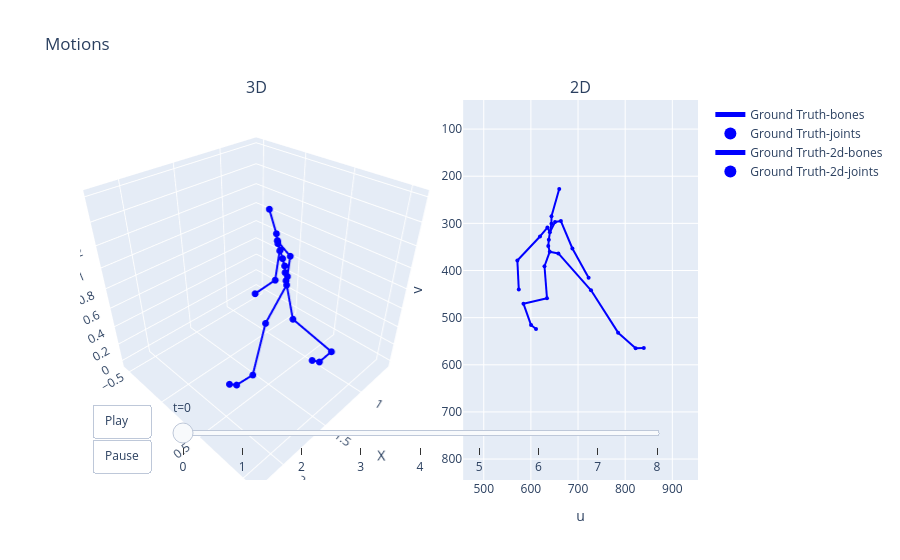

Source (notebook cell):
### Code cell
# data = th.load('/host/data2/mint/Motion_Dataset/SkelAg/frontview_bodyjoints_320p/dit_feats/0/0.pth', weights_only=False, map_location='cpu')
# data = th.load('/host/data2/mint/Motion_Dataset/SkelAg/frontview_bodyjoints_480p/dit_feats/0/0.pth', weights_only=False, map_location='cpu')
# data = th.load('/host/data2/mint/Motion_Dataset/SkelAg/frontview_bodyjoints_320p_45frames/dit_feats/0/0.pth', weights_only=False, map_location='cpu')
data = th.load('/host/data2/mint/Motion_Dataset/SkelAg/frontview_bodyjoints_320p_9frames/dit_feats/0/0.pth', weights_only=False, map_location='cpu')
dit_features = data[0]['dit_features']
grid_size = data[0]['grid_size']
patch_size = data[0]['patch_size']
dim = data[0]['dim']
out_dim = data[0]['out_dim']
tiled = data[0]['tiled']
tile_size = data[0]['tile_size']
tile_stride = data[0]['tile_stride']
z_dim = data[0]['z_dim']  # vae z_dim
motion_gt_2d = data[0]['joints_2d']
motion_gt_3d = data[0]['joints_3d']
bones = data[0]['bones']
joint_names = data[0]['joint_names']
edges = [[joint_names.index(b[0]), joint_names.index(b[1])] for b in bones]
print("dit_features:", dit_features.shape)
print("num frames:", data[0]['num_frames'])
print("joints_3d:", data[0]['joints_3d'].shape)
print("joints_2d:", data[0]['joints_2d'].shape)
print("patch_size:", patch_size)
print("dim:", dim)
print("out_dim:", out_dim)
print("z_dim:", z_dim)
print("tiled:", tiled)
print("tile_size:", tile_size)
print("tile_stride:", tile_stride)
print(data[0].keys())
print(dit_features.shape, grid_size)
print(dit_features[0:1].shape, grid_size[0], grid_size[1], grid_size[2])

from diffsynth.diffusion.vis import MultiSkeleton2D3DAnimator
anim = MultiSkeleton2D3DAnimator(fps=30, title="Motions", y_axis_down=True)
anim.add_sequence(motion_gt_3d, K2=motion_gt_2d[..., :2], edges=edges, color="blue", name="Ground Truth")

### Figure 1 — Plotly figure (JSON) as saved in the notebook; plotly's stock layout.template omitted (floating-point values rounded to 4 significant figures)
{"data": [{"line": {"color": "blue", "width": 4}, "mode": "lines", "name": "Ground Truth-bones", "scene": "scene", "showlegend": true, "type": "scatter3d", "x": [1.174, 1.164, null, 1.164, 1.168, null, 1.168, 1.174, null, 1.174, 1.184, null, 1.184, 1.184, null, 1.184, 1.23, null, 1.174, 1.207, null, 1.207, 1.244, null, 1.244, 1.32, null, 1.32, 1.424, null, 1.174, 1.159, null, 1.159, 1.113, null, 1.113, 0.9689, null, 0.9689, 0.9742, null, 1.174, 1.23, null, 1.23, 1.452, null, 1.452, 1.656, null, 1.656, 1.779, null, 1.779, 1.832, null, 1.174, 1.139, null, 1.139, 1.155, null, 1.155, 0.9803, null, 0.9803, 1.036, null, 1.036, 1.073, null], "y": [0.3546, 0.3387, null, 0.3387, 0.3175, null, 0.3175, 0.2936, null, 0.2936, 0.2671, null, 0.2671, 0.2563, null, 0.2563, 0.2176, null, 0.2936, 0.2947, null, 0.2947, 0.3502, null, 0.3502, 0.3808, null, 0.3808, 0.2571, null, 0.2936, 0.2466, null, 0.2466, 0.21, null, 0.21, 0.2297, null, 0.2297, 0.2129, null, 0.3546, 0.4262, null, 0.4262, 0.4065, null, 0.4065, 0.4614, null, 0.4614, 0.3905, null, 0.3905, 0.3604, null, 0.3546, 0.3394, null, 0.3394, 0.4512, null, 0.4512, 0.7685, null, 0.7685, 0.6921, null, 0.6921, 0.6373, null], "z": [0.884, 0.9374, null, 0.9374, 0.9996, null, 0.9996, 1.071, null, 1.071, 1.151, null, 1.151, 1.211, null, 1.211, 1.424, null, 1.071, 1.145, null, 1.145, 1.119, null, 1.119, 0.891, null, 0.891, 0.7476, null, 1.071, 1.135, null, 1.135, 1.093, null, 1.093, 0.9, null, 0.9, 0.6847, null, 0.884, 0.822, null, 0.822, 0.5365, null, 0.5365, 0.1252, null, 0.1252, 0.04291, null, 0.04291, 0.06963, null, 0.884, 0.7802, null, 0.7802, 0.4364, null, 0.4364, 0.1486, null, 0.1486, 0.008908, null, 0.008908, 0.01612, null]}, {"marker": {"color": "blue", "size": 4}, "mode": "markers", "name": "Ground Truth-joints", "scene": "scene", "showlegend": true, "type": "scatter3d", "x": [1.174, 1.164, 1.168, 1.174, 1.184, 1.184, 1.23, 1.207, 1.244, 1.32, 1.424, 1.159, 1.113, 0.9689, 0.9742, 1.23, 1.452, 1.656, 1.779, 1.832, 1.139, 1.155, 0.9803, 1.036, 1.073], "y": [0.3546, 0.3387, 0.3175, 0.2936, 0.2671, 0.2563, 0.2176, 0.2947, 0.3502, 0.3808, 0.2571, 0.2466, 0.21, 0.2297, 0.2129, 0.4262, 0.4065, 0.4614, 0.3905, 0.3604, 0.3394, 0.4512, 0.7685, 0.6921, 0.6373], "z": [0.884, 0.9374, 0.9996, 1.071, 1.151, 1.211, 1.424, 1.145, 1.119, 0.891, 0.7476, 1.135, 1.093, 0.9, 0.6847, 0.822, 0.5365, 0.1252, 0.04291, 0.06963, 0.7802, 0.4364, 0.1486, 0.008908, 0.01612]}, {"line": {"color": "blue", "width": 2}, "mode": "lines", "name": "Ground Truth-2d-bones", "showlegend": true, "type": "scatter", "x": [640, 636.9, null, 636.9, 638.1, null, 638.1, 640.2, null, 640.2, 643.6, null, 643.6, 643.7, null, 643.7, 660.1, null, 640.2, 651.2, null, 651.2, 663.6, null, 663.6, 688.1, null, 688.1, 722.4, null, 640.2, 635.0, null, 635.0, 619.3, null, 619.3, 571.3, null, 571.3, 574.3, null, 640, 658.3, null, 658.3, 727.6, null, 727.6, 785.0, null, 785.0, 822.2, null, 822.2, 839.5, null, 640, 628.8, null, 628.8, 634.1, null, 634.1, 584.2, null, 584.2, 600.4, null, 600.4, 610.9, null], "xaxis": "x", "y": [360, 348.2, null, 348.2, 334.7, null, 334.7, 318.9, null, 318.9, 300.6, null, 300.6, 284.9, null, 284.9, 227.1, null, 318.9, 297.3, null, 297.3, 295.0, null, 295.0, 353.3, null, 353.3, 415.1, null, 318.9, 308.9, null, 308.9, 327.8, null, 327.8, 378.8, null, 378.8, 440.5, null, 360, 363.8, null, 363.8, 442.0, null, 442.0, 531.9, null, 531.9, 564.7, null, 564.7, 564.4, null, 360, 390.9, null, 390.9, 458.8, null, 458.8, 470.3, null, 470.3, 515.7, null, 515.7, 524.1, null], "yaxis": "y"}, {"marker": {"color": "blue", "size": 4}, "mode": "markers", "name": "Ground Truth-2d-joints", "showlegend": true, "type": "scatter", "x": [640.0, 636.9, 638.1, 640.2, 643.6, 643.7, 660.1, 651.2, 663.6, 688.1, 722.4, 635.0, 619.3, 571.3, 574.3, 658.3, 727.6, 785.0, 822.2, 839.5, 628.8, 634.1, 584.2, 600.4, 610.9], "xaxis": "x", "y": [360.0, 348.2, 334.7, 318.9, 300.6, 284.9, 227.1, 297.3, 295.0, 353.3, 415.1, 308.9, 327.8, 378.8, 440.5, 363.8, 442.0, 531.9, 564.7, 564.4, 390.9, 458.8, 470.3, 515.7, 524.1], "yaxis": "y"}], "layout": {"annotations": [{"font": {"size": 16}, "showarrow": false, "text": "3D", "x": 0.285, "xanchor": "center", "xref": "paper", "y": 1, "yanchor": "bottom", "yref": "paper"}, {"font": {"size": 16}, "showarrow": false, "text": "2D", "x": 0.81, "xanchor": "center", "xref": "paper", "y": 1, "yanchor": "bottom", "yref": "paper"}], "legend": {"itemsizing": "constant"}, "scene": {"aspectmode": "cube", "domain": {"x": [0, 0.57], "y": [0, 1]}, "xaxis": {"autorange": false, "range": [0.5578, 2.283], "title": {"text": "X"}}, "yaxis": {"autorange": false, "range": [-0.5966, 1.128], "title": {"text": "Y"}}, "zaxis": {"autorange": false, "range": [-0.07572, 1.649], "title": {"text": "Z"}}}, "sliders": [{"currentvalue": {"prefix": "t="}, "len": 0.8, "steps": [{"args": [["0"], {"frame": {"duration": 0, "redraw": true}, "mode": "immediate", "transition": {"duration": 0}}], "label": "0", "method": "animate"}, {"args": [["1"], {"frame": {"duration": 0, "redraw": true}, "mode": "immediate", "transition": {"duration": 0}}], "label": "1", "method": "animate"}, {"args": [["2"], {"frame": {"duration": 0, "redraw": true}, "mode": "immediate", "transition": {"duration": 0}}], "label": "2", "method": "animate"}, {"args": [["3"], {"frame": {"duration": 0, "redraw": true}, "mode": "immediate", "transition": {"duration": 0}}], "label": "3", "method": "animate"}, {"args": [["4"], {"frame": {"duration": 0, "redraw": true}, "mode": "immediate", "transition": {"duration": 0}}], "label": "4", "method": "animate"}, {"args": [["5"], {"frame": {"duration": 0, "redraw": true}, "mode": "immediate", "transition": {"duration": 0}}], "label": "5", "method": "animate"}, {"args": [["6"], {"frame": {"duration": 0, "redraw": true}, "mode": "immediate", "transition": {"duration": 0}}], "label": "6", "method": "animate"}, {"args": [["7"], {"frame": {"duration": 0, "redraw": true}, "mode": "immediate", "transition": {"duration": 0}}], "label": "7", "method": "animate"}, {"args": [["8"], {"frame": {"duration": 0, "redraw": true}, "mode": "immediate", "transition": {"duration": 0}}], "label": "8", "method": "animate"}], "x": 0.15, "xanchor": "left", "y": 0.02, "yanchor": "bottom"}], "title": {"text": "Motions"}, "uirevision": "fixed", "updatemenus": [{"buttons": [{"args": [null, {"frame": {"duration": 33, "redraw": true}, "fromcurrent": true, "transition": {"duration": 0}}], "label": "Play", "method": "animate"}, {"args": [[null], {"frame": {"duration": 0, "redraw": false}, "mode": "immediate", "transition": {"duration": 0}}], "label": "Pause", "method": "animate"}], "showactive": false, "type": "buttons", "x": 0.02, "xanchor": "left", "y": 0.02, "yanchor": "bottom"}], "xaxis": {"anchor": "y", "autorange": false, "domain": [0.62, 1], "range": [456.3, 954.5], "title": {"text": "u"}}, "yaxis": {"anchor": "x", "autorange": false, "domain": [0, 1], "range": [690.4, 192.3], "scaleanchor": "x", "scaleratio": 1, "title": {"text": "v"}}}}
